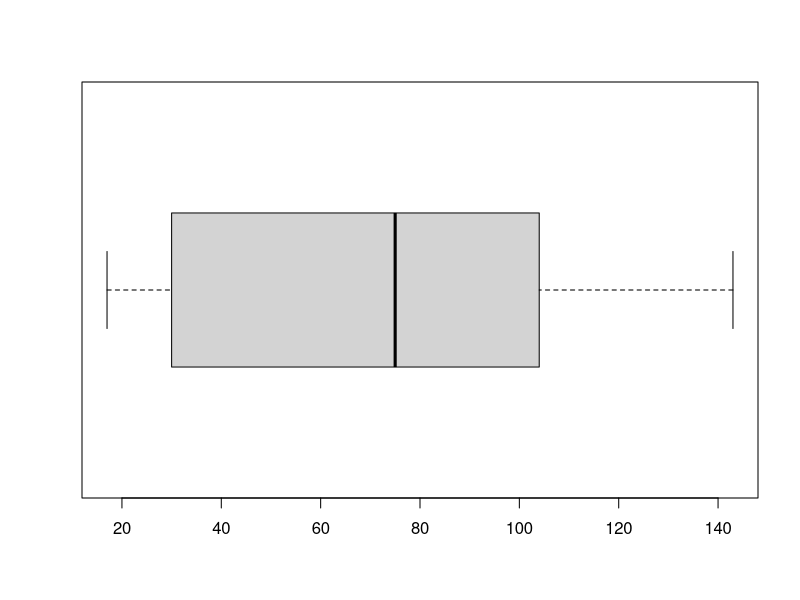
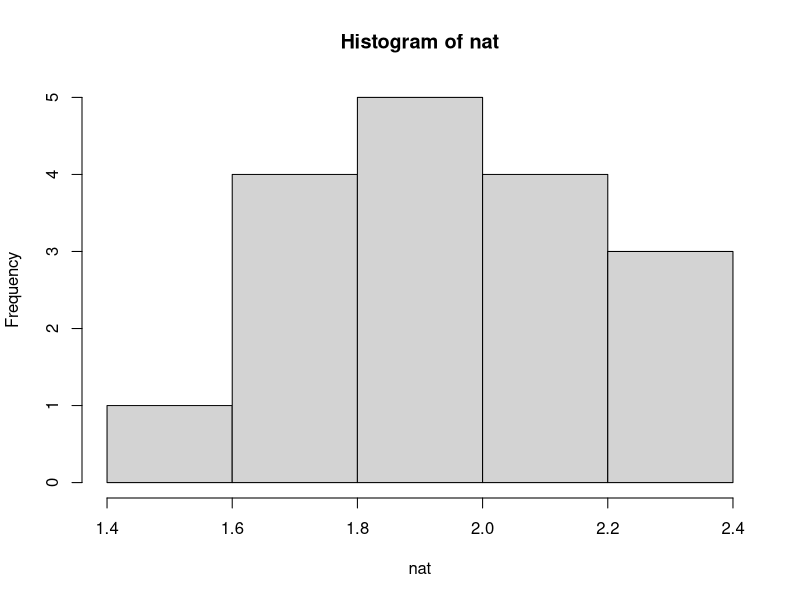
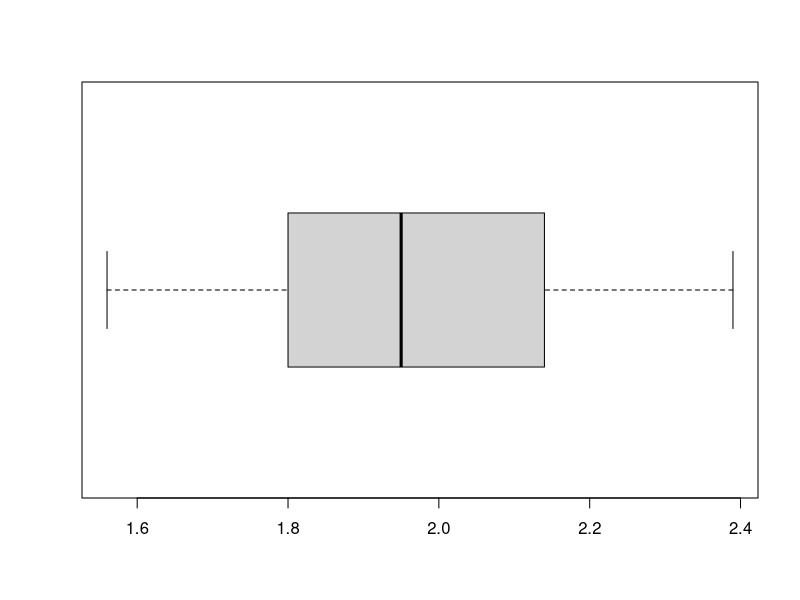
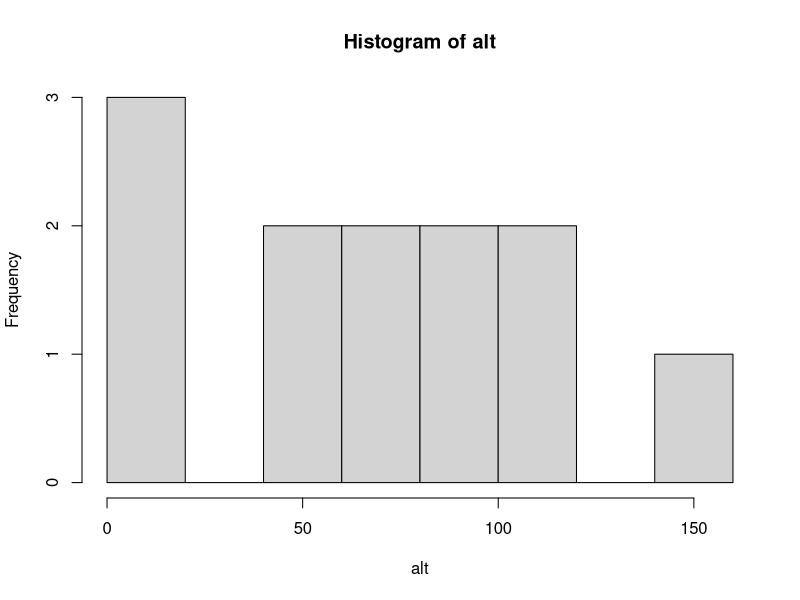
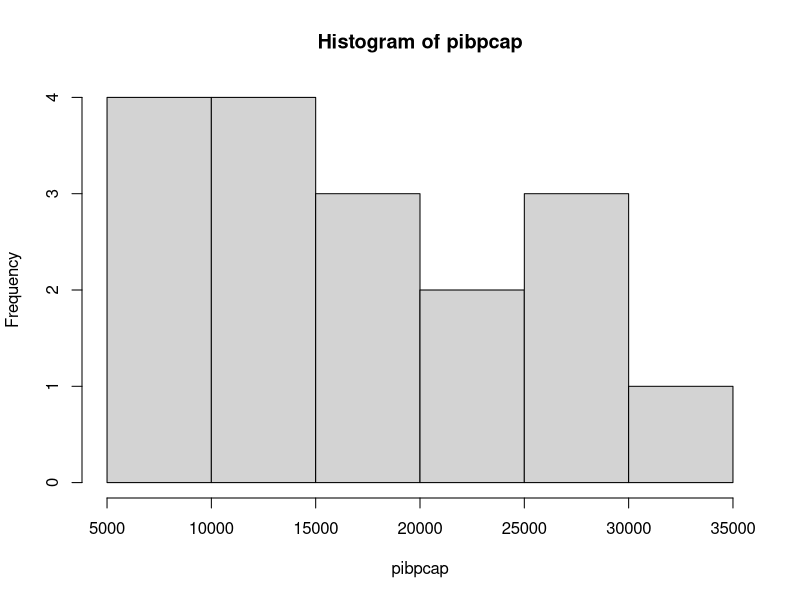
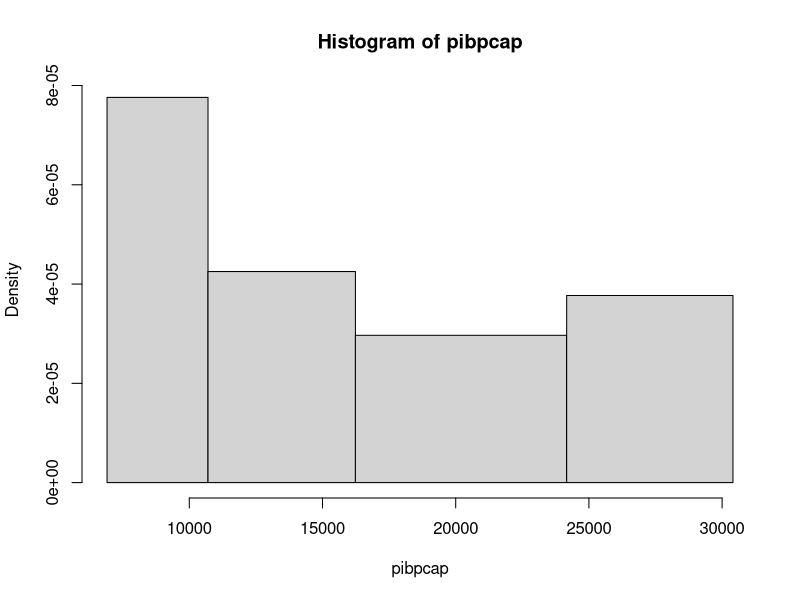
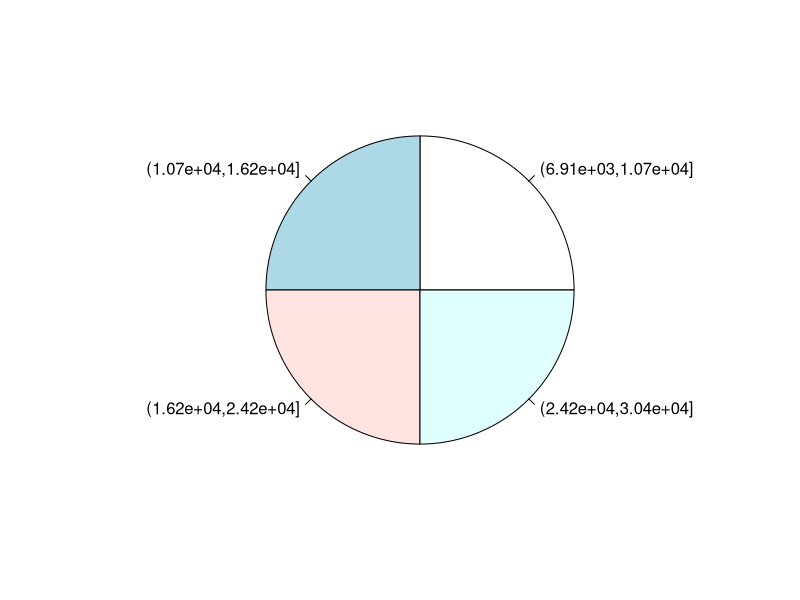

Write the R code that produced these figures, in order. (Note: this script raises an error after producing the figures.)
alt = c(110, 100, 60, 80, 70, 18, 17, 17, 42, 89, 108, 143)
nat = c(2.39, 2.32, 2.26, 2.2, 2.14, 2.09, 2.04, 1.99, 1.95, 1.91, 1.87, 1.83, 1.8, 1.77, 1.74, 1.56, 1.69)

summary(alt)
boxplot(alt, horizontal=TRUE)
# 17 cms?
### Interquartil
#IQR = Q3-Q1

q1 = quantile(alt, .25)
q3 = quantile(alt, .75)
iqr = q3 - q1
lim_inf = quantile(alt, .25) - (iqr * 1.5)
lim_sup = quantile(alt, .75) + (iqr * 1.5)
outliers_sup = alt[alt <= lim_inf]
outliers_inf = alt[alt >= lim_sup]
std_2 = sd(alt) * 2
lim_inf = alt < std_2 



summary(nat)  
hist(nat, breaks = 5)
boxplot(nat, horizontal=TRUE)
hist(alt, breaks = 5)




pibpcap = c(6913, 7481, 8351, 9511, 10703, 11723, 12862, 14358, 16236, 17221, 19877, 22170, 24165, 26521, 28500, 29117, 30407)

rendsalmin = c(5557, 5841, 6498, 6035, 7015, 7034, 7197, 7101, 7529, 7418, 7959, 7708, 8342, 9645)

summary(pibpcap)

table(pibpcap)

transform(table(cut(pibpcap, breaks = pretty(pibpcap, n = 4))),FreqRel = Freq/12, FreqAcum = cumsum(Freq), FreqRelAcum = cumsum(Freq)/12)

transform(table(cut(pibpcap, breaks = c(6913, 10703, 16236, 24165, 30407))))

hist(pibpcap, breaks = 5)

hist(pibpcap, breaks = c(6913, 10703, 16236, 24165, 30407))

pie(table(cut(pibpcap, breaks = c(6913, 10703, 16236, 24165, 30407))))

mean(pibpcap)

sd(pibpcap)

var(pibpcap)

median(pibpcap)

plot(alt, nat, main = "Altura X Natalidade", xlab = "Altura", ylab = "Natalidade", pch = 19, frame = FALSE)


hist(wt, mpg, main="Scatterplot Example", 
     xlab="Car Weight ", ylab="Miles Per Gallon ", pch=19)


